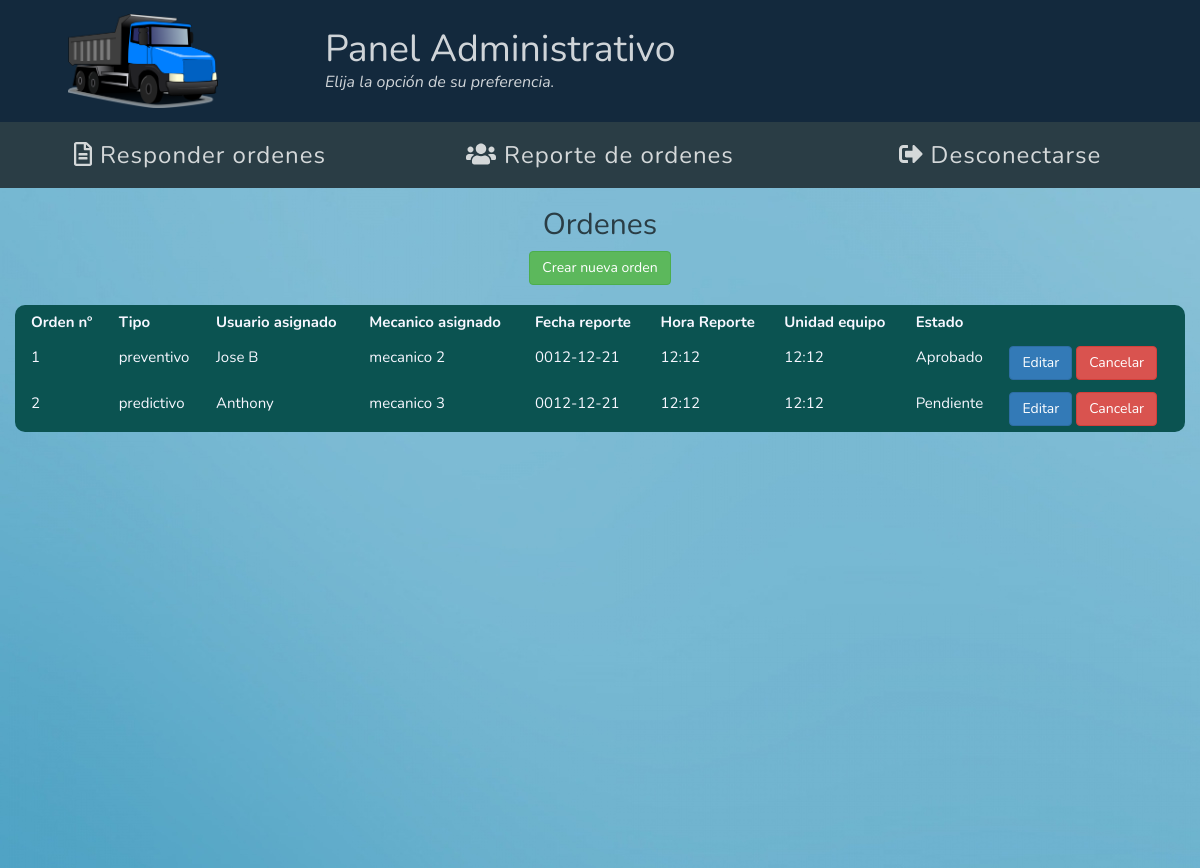
The app's page /index.php?art=solicitudes&id=1 (signed in), older data.
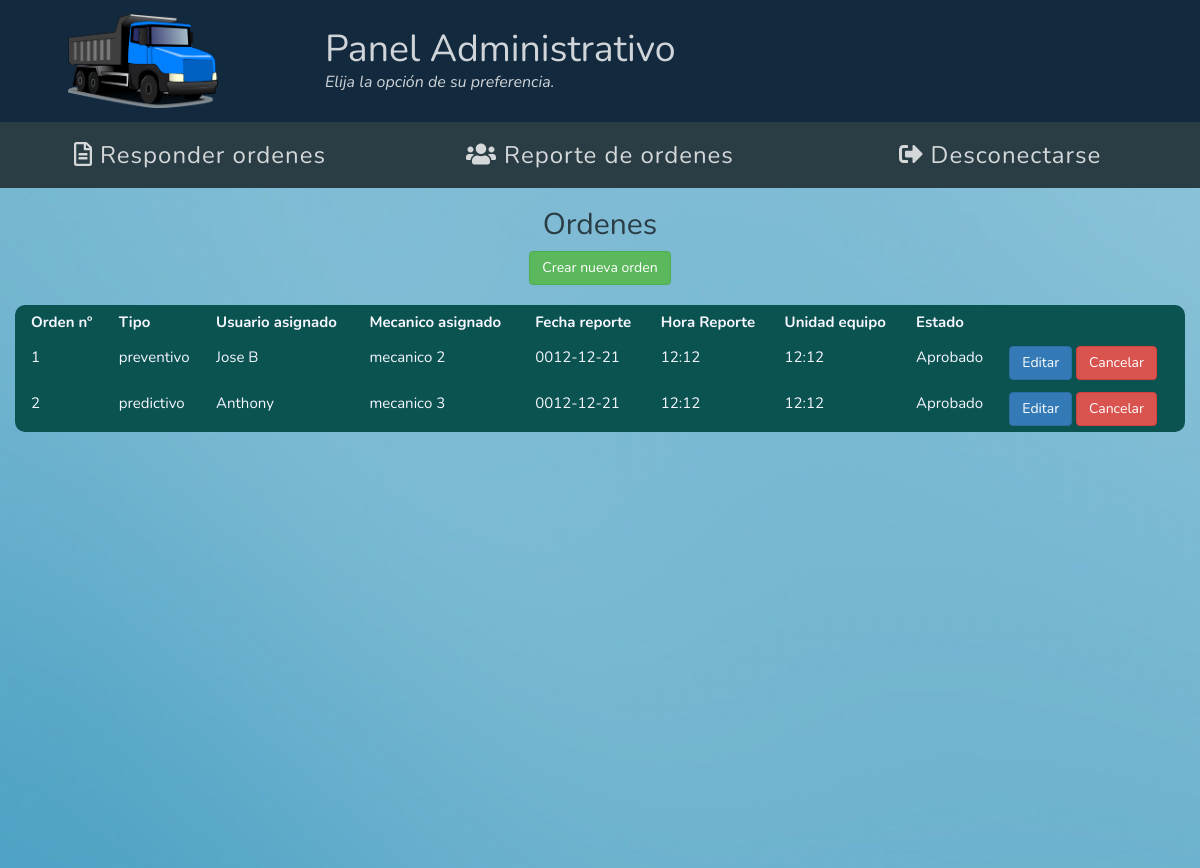
The same page, newer data.
### tables this page shows
CREATE TABLE `ordenes` (
  `id_orden` int(20) NOT NULL,
  `id_usuario_emisor` int(20) NOT NULL,
  `id_usuario_receptor` int(20) NOT NULL,
  `tipo_mantenimiento` varchar(20) NOT NULL,
  `usuario_equipo` varchar(50) NOT NULL,
  `mecanico_asignado` varchar(50) NOT NULL,
  `fecha_reporte` varchar(50) NOT NULL,
  `hora_reporte` varchar(20) NOT NULL,
  `fecha_inicio` varchar(20) NOT NULL,
  `hora_inicio` varchar(20) NOT NULL,
  `fecha_culminacion` varchar(20) NOT NULL,
  `hora_culminacion` varchar(20) NOT NULL,
  `km` int(50) NOT NULL,
  `unidad_equipo` varchar(50) NOT NULL,
  `placa_equipo` varchar(50) NOT NULL,
  `ultima_actividad` varchar(100) NOT NULL,
  `taller_externo` varchar(100) NOT NULL,
  `fecha_inicio_taller` varchar(50) NOT NULL,
  `fecha_culminacion_taller` varchar(50) NOT NULL,
  `hora_taller` varchar(20) NOT NULL,
  `garantia` varchar(20) NOT NULL,
  `descripcion_falla` varchar(200) NOT NULL,
  `estado_orden` varchar(20) NOT NULL
);

### solicitudes.php (the view, shortened to what this page needs)
<?php
  include_once('conexion.php');
?>
<div class="container-fluid" style="height:85vh;">
  <h2 class="fgray">Ordenes</h2>
  <?php
  	$id = $_REQUEST['id'];
    echo "<a href='index.php?art=crearsolicitud&id=$id'>
    <div style='margin-bottom:20px;' class='btn btn-success'>Crear nueva orden</div></a>";
    $querybuscarU= $mysqli->query("SELECT * FROM ordenes") or
      die ("<br> No se puede ejecutar query para buscar datos P".$mysqli->error);
    if (mysqli_num_rows($querybuscarU) > 0)
    {
      echo "<table class='w3-table bgreen fwhite1'>";
      echo "<tr>";
      echo "<th> Orden nº </th>";
      echo "<th> Tipo </th>";
      echo "<th> Usuario asignado </th>";
      echo "<th> Mecanico asignado </th>";
      echo "<th> Fecha reporte </th>";
      echo "<th> Hora Reporte </th>";
      echo "<th> Unidad equipo </th>";
      echo "<th> Estado </th>";
      while (($fila=mysqli_fetch_array($querybuscarU)))
      {
        $id_orden=$fila['id_orden'];
        $tipo_mantenimiento=$fila['tipo_mantenimiento'];
        $usuario_equipo=$fila['usuario_equipo'];
        $mecanico_asignado=$fila['mecanico_asignado'];
        $fecha_reporte=$fila['fecha_reporte'];
        $hora_reporte=$fila['hora_reporte'];
        $unidad_equipo=$fila['unidad_equipo'];
        $estado_orden = $fila['estado_orden'];
          echo "<tr>";
          echo "<td>$id_orden</td>";
          echo "<td>$tipo_mantenimiento</td>";
          echo "<td>$usuario_equipo</td>";
          echo "<td>$mecanico_asignado</td>";
          echo "<td>$fecha_reporte</td>";
          echo "<td>$hora_reporte</td>";
          echo "<td>$unidad_equipo</td>";
          echo "<td>$estado_orden</td>";
          echo "<td>
                  <a href='index.php?art=editar&id=$id_orden'>
                    <button class='btn btn-primary'>Editar</button>
                  </a>";
          if($estado_orden !== 'Cancelada')
            echo  "<a href='index.php?art=declineorder&id=$id_orden&operator=true'>
                    <button class='btn btn-danger'>Cancelar</button>
                  </a>
                </td>";
          else
            echo  "<a href='index.php?art=reactivateorder&id=$id_orden'>
                      <button class='btn btn-success'>Reactivar</button>
                    </a>
                  </td>";
      }
     echo "</tr>";
    echo "</tr>";
    }
    else {
      echo "<h2>No tiene ordenes realizadas.</h2>";
    }
  ?>
</div>

Row changes from the older to the newer data that the page shows:
changed ordenes "predictivo": estado_orden "Pendiente" → "Aprobado"
